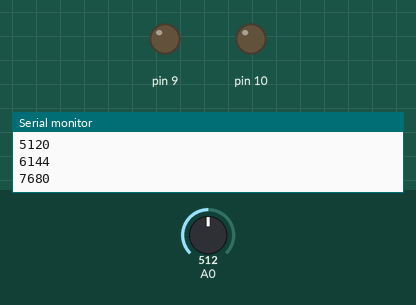
This sketch was run on a simulated Arduino Mega 2560, built with avr-gcc and run on an emulated ATmega2560. Shown: output pins drawn as LEDs (lit = HIGH), the last lines printed to the serial monitor. Inputs (shaded band) come from the test bench; at power-on: A0 = 512.

Above: at 0.04 s.
At 1.2 s:
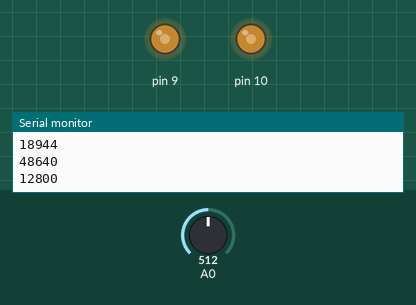
1.3 s: A0 set to 716
Timing chart, 0 to 1.8 s (numbered marks = the images above; inputs shaded):
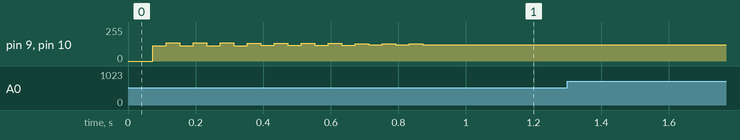

The sketch:

dac_pwm.ino
```cpp
volatile uint16_t phase = 0;
volatile uint16_t freq = 0;

void setup() {
    Serial.begin(9600);
    pinMode(A0, INPUT);
    timer2_init_pwm();
    timer0_init_ctc();
}

void loop() {
    freq = analogRead(A0);
    Serial.println(phase);
}

/*
 *  Initialize Timer2 for fast PWM mode, at a frequency of 16e6/1/256 = 62.5kHz
 */
void timer2_init_pwm() {
    DDRB |= (1 << PB4); // Enable output on channel A (PB4, Mega pin 10)
    DDRH |= (1 << PH6); // Enable output on channel B (PH6, Mega pin 9)
    TCCR2A = 0;         // Clear control register A
    TCCR2B = 0;         // Clear control register B
    TCCR2A |= (1 << WGM21) | (1 << WGM20);  // Fast PWM (mode 3)
    TCCR2A |= (1 << COM2A1);  // Non-inverting mode (channel A)
    TCCR2A |= (1 << COM2B1);  // Non-inverting mode (channel B)
    TCCR2B |= (1 << CS20);    // Prescaler = 1
}

/*
 * Initialize Timer0 to control audio sample timing at fs = 8kHz
 */
void timer0_init_ctc() {
    TCCR0A = 0;               // Clear control register A
    TCCR0B = 0;               // Clear control register B
    TCCR0A |= (1 << WGM01);   // CTC (mode 2)
    TIMSK0 |= (1 << OCIE2A);  // Interrupt on OCR0A
    TCCR0B |= (1 << CS01);    // Prescaler = 8
    cli();                    // Disable interrupts
    TCNT0 = 0;                // Initialize counter
    OCR0A = 250;              // Set counter match value
    sei();                    // Enble interrupts
}

/*
 * Timer0's compare match (channel A) interrupt
 */
ISR(TIMER0_COMPA_vect) {
    phase += freq;
    OCR2A = OCR2B = phase >> 8;
}
```
